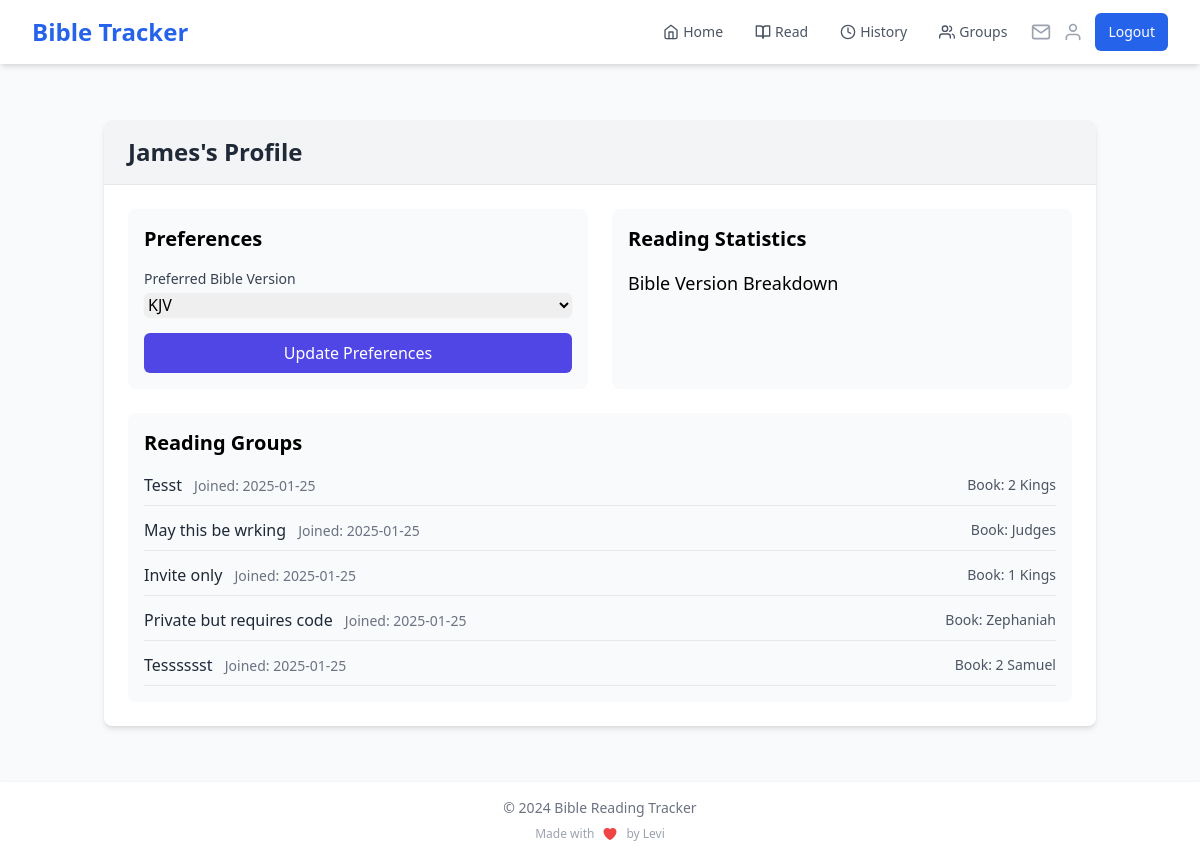
Before: /profile (signed in) with the older database file.
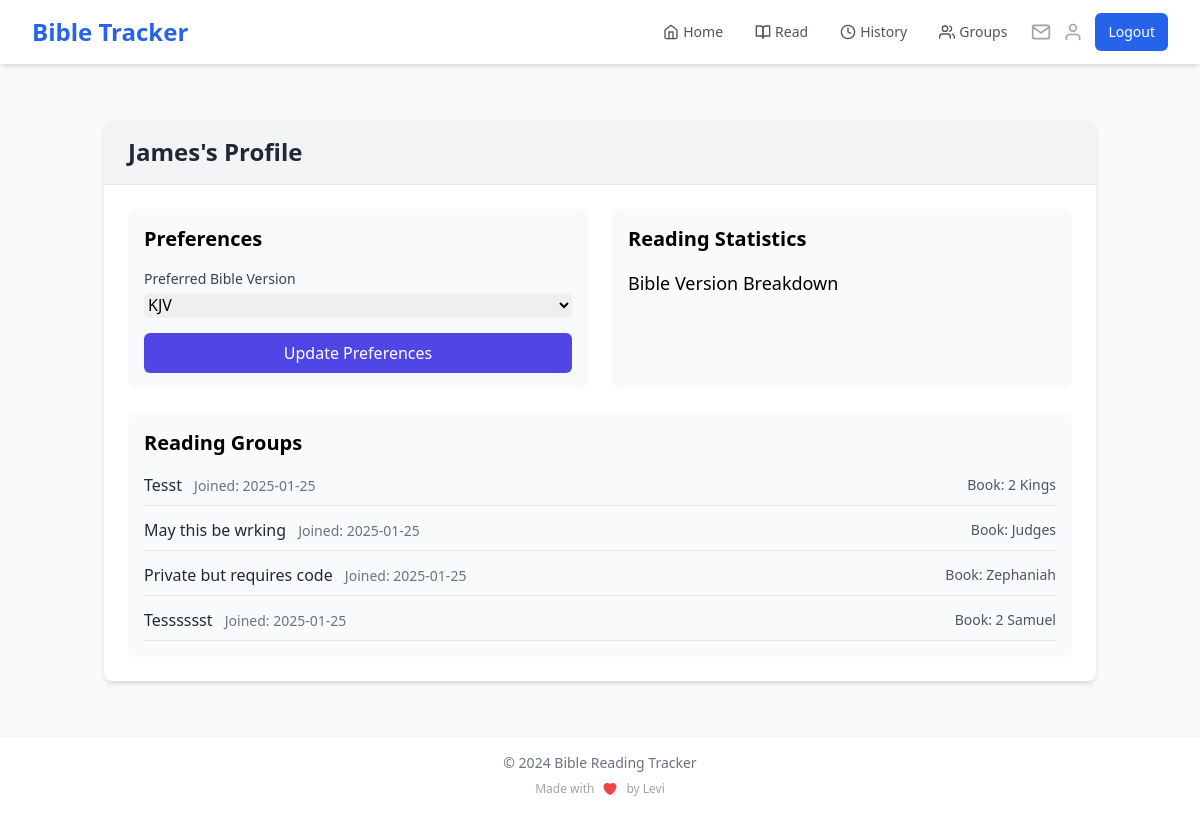
After: the same page with the newer database file.
### app.py (models this page shows)
class GroupMember(db.Model):
    id = db.Column(db.Integer, primary_key=True)
    group_id = db.Column(db.Integer, db.ForeignKey('reading_group.id'), nullable=False)
    user_id = db.Column(db.Integer, db.ForeignKey('user.id'), nullable=False)
    join_date = db.Column(db.DateTime, default=datetime.utcnow)
    last_read_chapter = db.Column(db.Integer, default=0)
    __table_args__ = (db.UniqueConstraint('group_id', 'user_id'),)

class ReadingGroup(db.Model):
    id = db.Column(db.Integer, primary_key=True)
    name = db.Column(db.String(100), nullable=False)
    description = db.Column(db.Text)
    created_at = db.Column(db.DateTime, default=datetime.utcnow)
    book = db.Column(db.String(50), nullable=False)
    current_chapter = db.Column(db.Integer, default=1)
    target_completion_date = db.Column(db.DateTime)
    creator_id = db.Column(db.Integer, db.ForeignKey('user.id'), nullable=False)
    visibility = db.Column(db.String(20), default='public')
    access_code = db.Column(db.String(20))
    members = db.relationship('GroupMember', backref='reading_group', lazy='joined')
    readings = db.relationship('GroupReading', backref='reading_group', lazy='dynamic')
    invitations = db.relationship('GroupInvitation', backref='reading_group', lazy='dynamic')

### app.py (the view)
@app.route('/profile', methods=['GET', 'POST'])
@login_required
def profile():
    if request.method == 'POST':
        current_user.preferred_version = request.form.get('preferred_version', 'KJV')
        db.session.commit()
        cache.delete_memoized(get_bible_books)
        flash('Preferences updated successfully!')
        return redirect(url_for('profile'))
    reading_stats = db.session.query(
        Reading.bible_version,
        db.func.count(Reading.id)
    ).filter_by(user_id=current_user.id).group_by(Reading.bible_version).all()
    group_stats = GroupMember.query.filter_by(user_id=current_user.id).options(
        db.joinedload(GroupMember.reading_group)  # Change 'group' to 'reading_group'
    ).all()
    return render_template('profile.html',
                         versions=BIBLE_VERSIONS.keys(),
                         reading_stats=reading_stats,
                         group_stats=group_stats)

### app.py (called while the page is built)
@login_manager.user_loader
def load_user(user_id):
    if 'user_id' in session:
        return User.query.get(int(session['user_id']))
    return None

@app.context_processor
def inject_user_name():
    if current_user.is_authenticated:
        return dict(user_name=current_user.name)
    return dict(user_name='Guest')

@app.context_processor
def inject_invitation_count():
    if current_user.is_authenticated:
        invitation_count = GroupInvitation.query.filter(
            GroupInvitation.email == current_user.email,
            GroupInvitation.used == False,
            GroupInvitation.expires_at > datetime.utcnow()
        ).count()
        return dict(invitation_count=invitation_count)
    return dict(invitation_count=0)

### templates/profile.html (shortened to what this page needs)
{% extends "base.html" %}
{% block content %}
<div class="container mx-auto px-4 py-6">
    <div class="bg-white shadow-md rounded-lg overflow-hidden">
        <div class="bg-gray-100 px-6 py-4 border-b">
            <h1 class="text-2xl font-bold text-gray-800">{{ user_name }}'s Profile</h1>
        </div>
        <div class="p-6">
            <div class="grid md:grid-cols-2 gap-6">
                <div class="bg-gray-50 p-4 rounded-lg">
                    <h2 class="text-xl font-semibold mb-4">Preferences</h2>
                    <form method="POST" class="space-y-4">
                        <div>
                            <label class="block text-sm font-medium text-gray-700">
                                Preferred Bible Version
                            </label>
                            <select
                                name="preferred_version"
                                class="mt-1 block w-full rounded-md border-gray-300 shadow-sm focus:border-indigo-300 focus:ring focus:ring-indigo-200 focus:ring-opacity-50"
                            >
                                {% for version in versions %}
                                <option
                                    value="{{ version }}"
                                    {% if version == current_user.preferred_version %}selected{% endif %}
                                >
                                    {{ version }}
                                </option>
                                {% endfor %}
                            </select>
                        </div>
                        <button
                            type="submit"
                            class="w-full bg-indigo-600 text-white py-2 px-4 rounded-md hover:bg-indigo-700 focus:outline-none focus:ring-2 focus:ring-indigo-500"
                        >
                            Update Preferences
                        </button>
                    </form>
                </div>
                <div class="bg-gray-50 p-4 rounded-lg">
                    <h2 class="text-xl font-semibold mb-4">Reading Statistics</h2>
                    <div class="space-y-3">
                        <h3 class="text-lg font-medium">Bible Version Breakdown</h3>
                    </div>
                </div>
            </div>
            <div class="mt-6 bg-gray-50 p-4 rounded-lg">
                <h2 class="text-xl font-semibold mb-4">Reading Groups</h2>
                {% if group_stats %}
                    <div class="space-y-3">
                        {% for membership in group_stats %}
<div class="flex justify-between items-center border-b pb-2 last:border-b-0">
    <div>
        <span class="font-medium text-gray-800">
            {{ membership.reading_group.name }}
        </span>
        <span class="ml-2 text-sm text-gray-500">
            Joined: {{ membership.join_date.strftime('%Y-%m-%d') }}
        </span>
    </div>
    <span class="text-sm text-gray-600">
        Book: {{ membership.reading_group.book }}
    </span>
</div>
{% endfor %}
                    </div>
                {% else %}
                    <p class="text-gray-500">You haven't joined any reading groups yet.</p>
                {% endif %}
            </div>
        </div>
    </div>
</div>
{% endblock %}

Changed rows visible on the page:
removed GroupMember: reading_group.name "Invite only", join_date "2025-01-25", reading_group.book "1 Kings"
